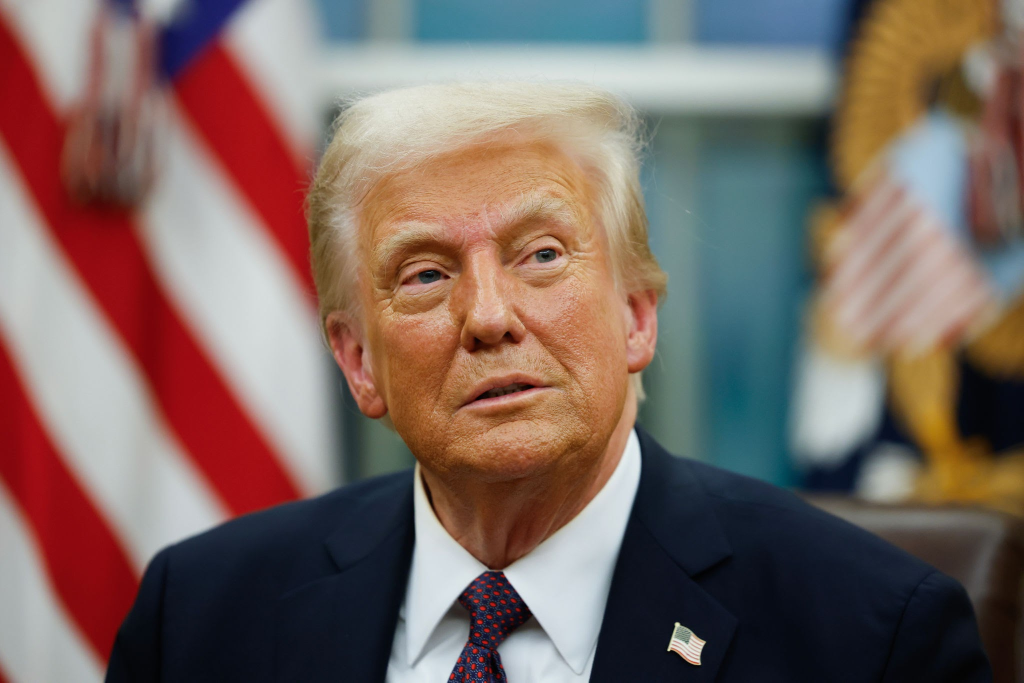
#> input picture images/donald1.jpg, 2048 x 1365 px, found by its file name (shown at 1/2 size)
$ python rotate.py
#> lines starting #> are read from the running program, lines starting #| are printed output that depends on the picture
import cv2

# Load the image
image = cv2.imread('./images/donald1.jpg')  # Replace 'input.jpg' with your image path
#> image is the input picture: shape (1365, 2048, 3); mean B, G, R 97.8, 103.9, 122.9

prerotate = cv2.resize(image, (400, 200))
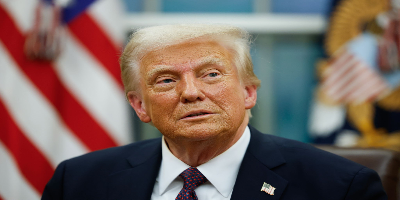
#> prerotate: shape (200, 400, 3); mean B, G, R 97.7, 103.8, 122.8


cv2.imshow('Original Image', prerotate)
# Rotate the image by 90 degrees clockwise
rotated = cv2.rotate(prerotate, cv2.ROTATE_90_CLOCKWISE)
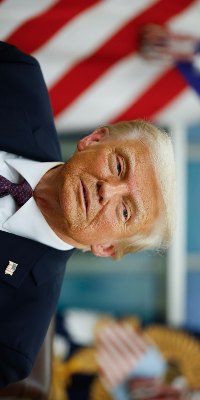
#> rotated: shape (400, 200, 3); mean B, G, R 97.7, 103.8, 122.8


# Display the rotated image
cv2.imshow('Rotated Image', rotated)
cv2.waitKey(0)
cv2.destroyAllWindows()

$ run again, with images/donald.jpg copied over images/donald1.jpg
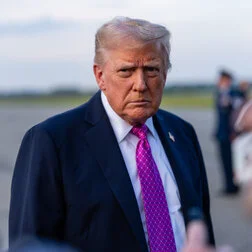
#> input picture images/donald.jpg, 252 x 252 px, found by its file name
#> image is the input picture: shape (252, 252, 3); mean B, G, R 131.5, 112.1, 114.2
#> `prerotate = cv2.resize(image, (400, 200))`:
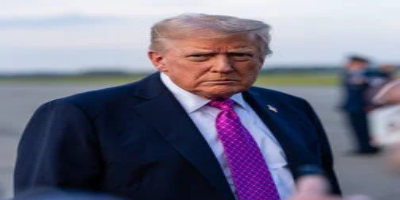
#> prerotate: shape (200, 400, 3); mean B, G, R 131.4, 112, 114.1
#> `rotated = cv2.rotate(prerotate, cv2.ROTATE_90_CLOCKWISE)`:
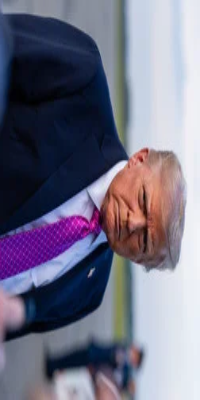
#> rotated: shape (400, 200, 3); mean B, G, R 131.4, 112, 114.1
